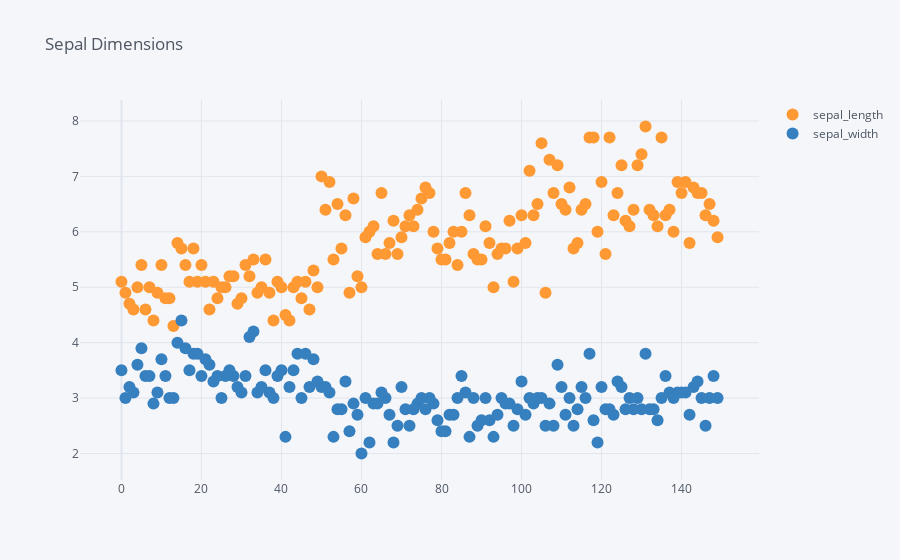

Notebook cell for this chart:
### Code cell
import pandas as pd
import cufflinks as cf
import plotly.offline

# Load data
df = pd.read_csv('https://gist.githubusercontent.com/curran/a08a1080b88344b0c8a7/raw/0e7a9b0a5d22642a06d3d5b9bcbad9890c8ee534/iris.csv')

# Enable cufflinks offline mode
cf.go_offline()
cf.set_config_file(world_readable=True, theme='pearl')

# Plot
df[['sepal_length', 'sepal_width']].iplot(kind='scatter', mode='markers', title='Sepal Dimensions')

### Figure 1 — Plotly figure (JSON) as saved in the notebook; plotly's stock layout.template omitted (floating-point values rounded to 4 significant figures; data arrays with more than 128 entries replaced by an {"elided": "..."} marker saying what was removed)
{"data": [{"line": {"color": "rgba(255, 153, 51, 1.0)", "dash": "solid", "shape": "linear", "width": 1.3}, "marker": {"size": 12, "symbol": "circle"}, "mode": "markers", "name": "sepal_length", "text": "", "type": "scatter", "x": {"elided": "150 int values"}, "y": {"elided": "150 float values"}}, {"line": {"color": "rgba(55, 128, 191, 1.0)", "dash": "solid", "shape": "linear", "width": 1.3}, "marker": {"size": 12, "symbol": "circle"}, "mode": "markers", "name": "sepal_width", "text": "", "type": "scatter", "x": {"elided": "150 int values"}, "y": {"elided": "150 float values"}}], "layout": {"autosize": true, "legend": {"bgcolor": "#F5F6F9", "font": {"color": "#4D5663"}}, "paper_bgcolor": "#F5F6F9", "plot_bgcolor": "#F5F6F9", "title": {"font": {"color": "#4D5663"}, "text": "Sepal Dimensions"}, "xaxis": {"autorange": true, "gridcolor": "#E1E5ED", "range": [-9.885, 158.9], "showgrid": true, "tickfont": {"color": "#4D5663"}, "title": {"font": {"color": "#4D5663"}, "text": ""}, "type": "linear", "zerolinecolor": "#E1E5ED"}, "yaxis": {"autorange": true, "gridcolor": "#E1E5ED", "range": [1.338, 8.562], "showgrid": true, "tickfont": {"color": "#4D5663"}, "title": {"font": {"color": "#4D5663"}, "text": ""}, "type": "linear", "zerolinecolor": "#E1E5ED"}}}
